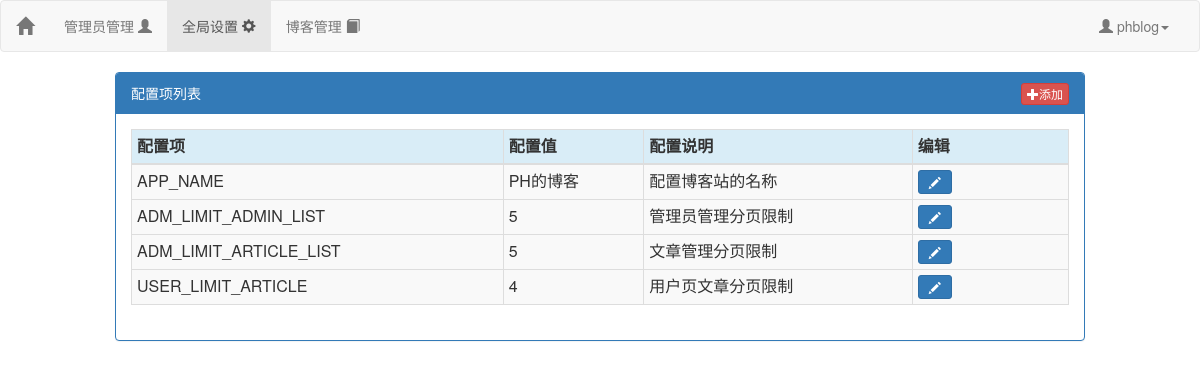
The app's page /admin/setting.php (signed in) with its own data.
### tables this page shows
CREATE TABLE `setting_inst` (
  `sname` varchar(255) NOT NULL DEFAULT '',
  `instruction` varchar(255) NOT NULL DEFAULT ''
);

CREATE TABLE `setting_conf` (
  `APP_NAME` varchar(255) NOT NULL DEFAULT '' COMMENT '博客名称',
  `ADM_LIMIT_ADMIN_LIST` tinyint(2) NOT NULL COMMENT '管理员管理分页限制',
  `ADM_LIMIT_ARTICLE_LIST` tinyint(2) NOT NULL COMMENT '文章管理分页限制',
  `USER_LIMIT_ARTICLE` tinyint(2) NOT NULL COMMENT '用户页文章分页限制'
);

### admin/start.php (called while the page is built, shortened)
<?php
include(ROOT_PATH."/lib/mysql.class.php");
$mysql = new \ph\mysql\mysql_blog("localhost:3306","root","ph1996","blog");
?>

### lib/mysql.class.php (called while the page is built, shortened)
<?php
class mysql
{
   public function __construct($host,$username,$pass,$dbname)
    {
        $this->mysql = new \mysqli($host,$username,$pass,$dbname);
    }
    public function get($query){
        $result = $this->mysql->query($query);
        return $result->fetch_all(MYSQLI_BOTH);
    }
}

### admin/setting.php (the view, shortened to what this page needs)
<?php
include("start.php");
if(isset($_SESSION['aid']) && isset($_SESSION['aname'])){
    $aname = $_SESSION['aname'];
    $instructions = $mysql->get("select * from `setting_inst`");
    $config = $mysql->get("select * from `setting_conf`")[0];
}else{
    header("location: login.php");
    exit("请先登录");
}
?>
<html>
<head>
    <?php include(PUBLIC_PATH."/header.php");?>
</head>
<body>
<nav class="navbar navbar-default">
    <div class="container-fluid">
        <div class="navbar-header">
            <a class="navbar-brand" href="index.php">
                <span class="glyphicon glyphicon-home"></span>
            </a>
        </div>
        <div class="collapse navbar-collapse" id="bs-example-navbar-collapse-1">
            <ul class="nav navbar-nav">
                <li>
                    <a href="index.php" title="管理员管理">
                        管理员管理 <span class="glyphicon glyphicon-user" ></span>
                    </a>
                </li>
                <li class="active">
                    <a href="setting.php" title="全局设置">
                        全局设置 <span class="glyphicon glyphicon-cog"></span>
                    </a>
                </li>
                <li>
                    <a href="article.php" title="博客管理">
                        博客管理 <span class="glyphicon glyphicon-book"></span>
                    </a>
                </li>
            </ul>
            <ul class="nav navbar-nav navbar-right">
                <li class="dropdown">
                    <a href="#" class="dropdown-toggle" data-toggle="dropdown" role="button" aria-haspopup="true" aria-expanded="false"><span class="glyphicon glyphicon-user" ></span> <?php echo $aname;?><span class="caret"></span></a>
                </li>
            </ul>
        </div>
    </div>
</nav>
<div class="col-md-1"></div>
<div class="container col-md-10">
    <div class="panel panel-primary">
        <div class="panel-heading">
            配置项列表
            <a class='btn btn-danger btn-xs pull-right' href='add_setting.php?action=add'>
                <span class="glyphicon glyphicon-plus"></span>添加
            </a>
        </div>
        <div class="panel-body">
            <table class="table table-condensed table-responsive table-bordered table-striped" style="word-break: break-all">
                <thead>
                <tr class="bg-info">
                    <th>配置项</th>
                    <th>配置值</th>
                    <th>配置说明</th>
                    <th>编辑</th>
                </tr>
                </thead>
                <tbody>
                <?php
                foreach($instructions as $instruction){
                    echo "<tr>";
                    echo "<td>"."{$instruction['sname']}"."</td>";
                    echo "<td>"."{$config[$instruction['sname']]}"."</td>";
                    echo "<td>"."{$instruction['instruction']}"."</td>";
                    echo "<td class='col-md-2'>";
                    echo "<a class='btn btn-primary btn-sm' href='update_setting.php?sname={$instruction['sname']}'><span class='glyphicon glyphicon-pencil'></span></a> ";
                    echo "</td>";
                    echo "<tr>";
                }
                ?>
                </tbody>
            </table>
        </div>
    </div>
</div>
</body>
</html>

### records on screen
setting_inst: sname "APP_NAME", sname.APP_NAME "PH的博客", instruction "配置博客站的名称"
setting_inst: sname "ADM_LIMIT_ADMIN_LIST", sname.ADM_LIMIT_ADMIN_LIST "5", instruction "管理员管理分页限制"
setting_inst: sname "ADM_LIMIT_ARTICLE_LIST", sname.ADM_LIMIT_ARTICLE_LIST "5", instruction "文章管理分页限制"
setting_inst: sname "USER_LIMIT_ARTICLE", sname.USER_LIMIT_ARTICLE "4", instruction "用户页文章分页限制"

### other values on screen
$aname "phblog"
